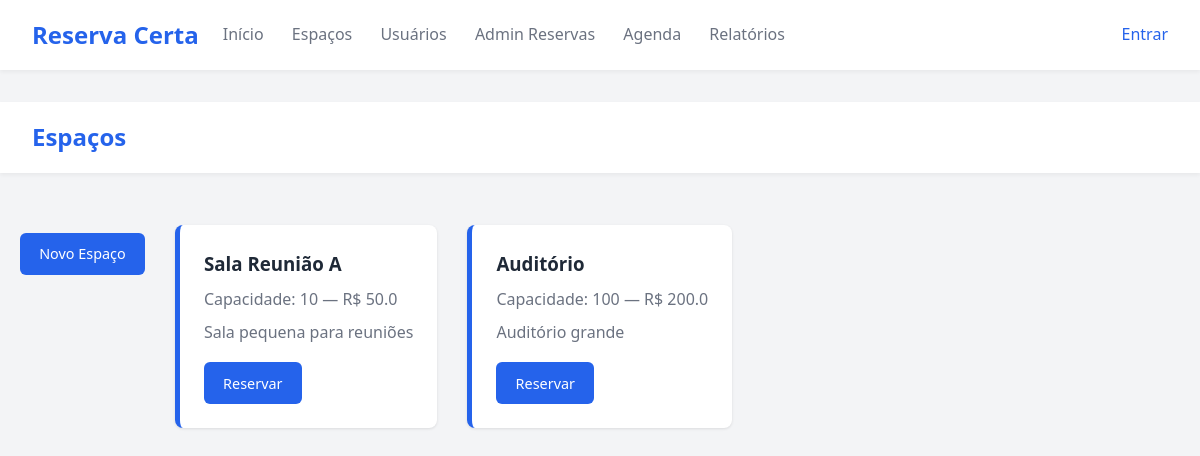
The page /spaces on the database its author committed.
### tables this page shows
CREATE TABLE spaces (
    id TEXT PRIMARY KEY,
    name TEXT NOT NULL,
    capacity INTEGER NOT NULL,
    equipments TEXT,
    price_per_hour REAL NOT NULL DEFAULT 0.0,
    description TEXT
);

### app.py (the view)
@app.route('/spaces')
def spaces_list():
    spaces = space_repo.list_all()
    return render_template('spaces_list.html', spaces=spaces)

### persistence/connection_factory.py (called while the page is built)
def get_connection():
    conn = sqlite3.connect(str(DB_PATH), detect_types=sqlite3.PARSE_DECLTYPES|sqlite3.PARSE_COLNAMES)
    conn.row_factory = sqlite3.Row
    conn.execute('PRAGMA foreign_keys = ON;')
    return conn

### persistence/space_repository.py (called while the page is built)
    def list_all(self) -> List[dict]:
        with get_connection() as conn:
            cur = conn.execute('SELECT * FROM spaces')
            return [dict(r) for r in cur.fetchall()]

### templates/spaces_list.html (shortened to what this page needs)
{% extends 'base.html' %}
{% block content %}
  <header><h1>Espaços</h1></header>
  <div class="container" style="padding:20px">
    <p><a class="btn" href="{{ url_for('spaces_new') }}">Novo Espaço</a></p>
    {% for s in spaces %}
      <div class="card">
        <h3>{{ s.name }}</h3>
        <p>Capacidade: {{ s.capacity }} — R$ {{ s.price_per_hour }}</p>
        <p>{{ s.description }}</p>
        <a class="btn" href="{{ url_for('reservar', space_id=s.id) }}">Reservar</a>
      </div>
    {% else %}
      <p>Nenhum espaço cadastrado.</p>
    {% endfor %}
  </div>
{% endblock %}

### static/css/style.css (style rules this page uses)
:root { --primary-color: #2563eb; --primary-hover: #1d4ed8; --bg-color: #f3f4f6; --card-bg: #ffffff; --text-color: #1f2937; --text-muted: #6b7280; --border-color: #e5e7eb; --danger-color: #ef4444; }
* { box-sizing: border-box; margin: 0; padding: 0; }
body { font-family: 'Segoe UI', Tahoma, Geneva, Verdana, sans-serif; background-color: var(--bg-color); color: var(--text-color); line-height: 1.6; }
a { text-decoration: none; color: var(--primary-color); }
header { background-color: var(--card-bg); box-shadow: 0 2px 4px rgba(0,0,0,0.05); padding: 1rem 2rem; display: flex; justify-content: space-between; align-items: center; margin-bottom: 2rem; }
header h1 { font-size: 1.5rem; color: var(--primary-color); }
.container { max-width: 1200px; margin: 0 auto; padding: 0 20px; display: flex; gap: 30px; flex-wrap: wrap; }
.card { background: var(--card-bg); padding: 1.5rem; border-radius: 8px; box-shadow: 0 1px 3px rgba(0,0,0,0.1); margin-bottom: 1.5rem; border-left: 5px solid var(--primary-color); }
.card h3 { margin-bottom: 0.5rem; }
.card p { color: var(--text-muted); margin-bottom: 0.5rem; }
.btn { display: inline-block; background-color: var(--primary-color); color: white; padding: 0.6rem 1.2rem; border-radius: 6px; border: none; cursor: pointer; font-size: 0.9rem; transition: background-color 0.3s; margin-top: 0.5rem; }

### rows shown on the page
spaces: name "Sala Reunião A", capacity "10", price_per_hour "50.0", description "Sala pequena para reuniões"
spaces: name "Auditório", capacity "100", price_per_hour "200.0", description "Auditório grande"
